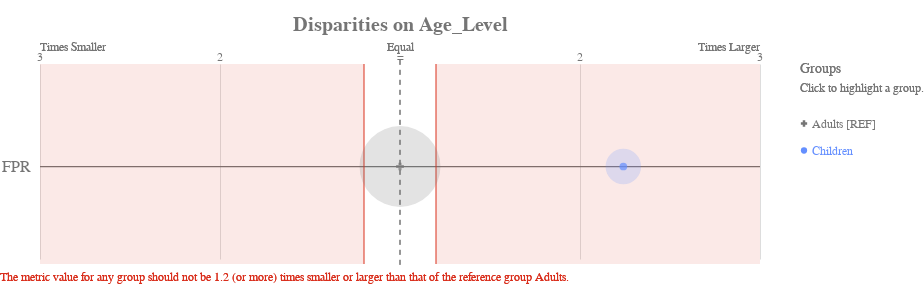

The cell this chart's notebook holds for it:
### Code cell
df_fair['score'] = xg.predict(X_test)

# get_crosstabs returns a dataframe of the group counts and group value bias metrics.
xtab, _ = g.get_crosstabs(df_fair, attr_cols=attributes_to_audit)
bdf = b.get_disparity_predefined_groups(xtab, original_df=df_fair, ref_groups_dict=attributes_and_reference_groups)

ap.disparity(bdf, metrics, 'Age_Level', fairness_threshold = disparity_tolerance)

### Figure 1 — Vega-Lite specification as saved in the notebook (floating-point values rounded to 4 significant figures)
{"config": {"view": {"continuousWidth": 400, "continuousHeight": 300, "strokeWidth": 0}, "axisLeft": {"labelColor": "rgb(117,117,117)", "labelFont": "Arial", "labelFontSize": 16}, "title": {"align": "center", "baseline": "middle", "color": "rgb(117,117,117)", "font": "Arial", "fontSize": 20, "fontWeight": "bold"}}, "layer": [{"data": {"name": "data-38121450c6697f570e9bf3f18efe866c"}, "mark": {"type": "rule", "stroke": "rgb(117,117,117)", "strokeWidth": 1.25, "tooltip": ""}, "encoding": {"x": {"type": "quantitative", "field": "x", "scale": {"domain": [-2, 2], "range": [40.0, 760.0]}}, "x2": {"field": "x2"}, "y": {"type": "nominal", "axis": {"domain": false, "labelAngle": 0, "labelPadding": -30, "orient": "left", "ticks": false, "title": ""}, "field": "metric", "scale": {"domain": ["FPR"], "range": [30, 225.0]}}}}, {"data": {"name": "data-79dd248bdaa0ea02c535240e8ad022c8"}, "mark": {"type": "rule", "stroke": "rgb(117,117,117)", "strokeDash": [5, 5], "strokeWidth": 1}, "encoding": {"tooltip": {"value": "Adults [REF]"}, "x": {"value": 400.0}, "y": {"value": 20.83}, "y2": {"value": 229.2}}}, {"data": {"name": "data-c233327f4cd9b4c2df31bf8015c83e4a"}, "mark": {"type": "text", "align": "center", "color": "rgb(117,117,117)", "font": "Arial", "fontSize": 12, "fontWeight": "normal", "tooltip": ""}, "encoding": {"text": {"type": "nominal", "field": "label"}, "x": {"type": "quantitative", "field": "value", "scale": {"domain": [-2, 2], "range": [40.0, 760.0]}}, "y": {"value": 17.5}}}, {"layer": [{"mark": {"type": "text", "align": "left", "fill": "rgb(117,117,117)", "font": "Arial", "fontSize": 12, "fontWeight": "normal", "tooltip": ""}, "encoding": {"text": {"value": "Times Smaller"}, "x": {"value": 40.0}, "y": {"value": 7.5}}}, {"mark": {"type": "text", "align": "right", "fill": "rgb(117,117,117)", "font": "Arial", "fontSize": 12, "fontWeight": "normal", "tooltip": ""}, "encoding": {"text": {"value": "Times Larger"}, "x": {"value": 760.0}, "y": {"value": 7.5}}}, {"mark": {"type": "text", "align": "center", "fill": "rgb(117,117,117)", "font": "Arial", "fontSize": 12, "fontWeight": "normal", "tooltip": ""}, "encoding": {"text": {"value": "Equal"}, "x": {"value": 400.0}, "y": {"value": 7.5}}}], "data": {"name": "data-79dd248bdaa0ea02c535240e8ad022c8"}}, {"layer": [{"mark": {"type": "rule", "opacity": 0.8, "stroke": "rgb(217, 46, 28)", "strokeWidth": 1.25, "tooltip": ""}, "encoding": {"x": {"type": "quantitative", "field": "min", "scale": {"domain": [-2, 2], "range": [40.0, 760.0]}}, "y": {"value": 25.0}, "y2": {"value": 225.0}}}, {"mark": {"type": "rule", "opacity": 0.8, "stroke": "rgb(217, 46, 28)", "strokeWidth": 1.25, "tooltip": ""}, "encoding": {"x": {"type": "quantitative", "field": "max", "scale": {"domain": [-2, 2], "range": [40.0, 760.0]}}, "y": {"value": 25.0}, "y2": {"value": 225.0}}}, {"layer": [{"mark": {"type": "rect", "fill": "rgb(217, 46, 28)", "opacity": 0.1, "tooltip": ""}, "encoding": {"x": {"type": "quantitative", "field": "min", "scale": {"domain": [-2, 2], "range": [40.0, 760.0]}}, "x2": {"field": "lower_end"}, "y": {"value": 25.0}, "y2": {"value": 225.0}}}, {"mark": {"type": "rect", "fill": "rgb(217, 46, 28)", "opacity": 0.1, "tooltip": ""}, "encoding": {"x": {"type": "quantitative", "field": "max", "scale": {"domain": [-2, 2], "range": [40.0, 760.0]}}, "x2": {"field": "upper_end"}, "y": {"value": 25.0}, "y2": {"value": 225.0}}}]}, {"data": {"name": "data-79dd248bdaa0ea02c535240e8ad022c8"}, "mark": {"type": "text", "align": "left", "baseline": "top", "fill": "rgb(217, 46, 28)", "font": "Arial", "fontSize": 12, "fontWeight": "normal", "tooltip": ""}, "encoding": {"text": {"value": "The metric value for any group should not be 1.2 (or more) times smaller or larger than that of the reference group Adults."}, "x": {"value": 0}, "y": {"value": 233.3}}}], "data": {"name": "data-25f3550964acc203f87c85ed125cfad2"}}, {"layer": [{"mark": "circle"}, {"data": {"name": "data-e431c55e6c3e08b6cfd69a413db35a12"}, "mark": {"type": "circle", "opacity": 0.2}, "encoding": {"color": {"condition": {"type": "nominal", "field": "attribute_value", "legend": null, "scale": {"domain": ["Adults", "Children"], "range": ["rgb(117,117,117)", "rgb(100, 143, 255)", "rgb(254, 97, 0)", "rgb(220, 38, 127)", "rgb(255, 176, 0)", "rgb(120, 94, 240)"]}, "selection": "selector009"}, "value": "rgb(224,224,224)"}, "size": {"type": "quantitative", "field": "group_size", "legend": null, "scale": {"domain": [0, 224.4], "range": [0, 7854.0]}}, "tooltip": [{"type": "nominal", "field": "attribute_value", "title": "Group"}, {"type": "nominal", "field": "tooltip_group_size", "title": "Group Size"}, {"type": "nominal", "field": "tooltip_disparity_explanation_fpr", "title": "Disparity"}, {"type": "quantitative", "field": "fpr", "format": ".2f", "title": "FPR"}], "x": {"type": "quantitative", "axis": {"domain": false, "labels": false, "ticks": false, "title": null, "values": [1, 2, -2, -1]}, "field": "fpr_disparity_scaled", "scale": {"domain": [-2, 2], "range": [40.0, 760.0]}}, "y": {"type": "nominal", "axis": {"domain": false, "grid": false, "labels": false, "ticks": false, "title": " "}, "field": "metric_variable", "scale": {"domain": ["FPR"], "range": [30, 225.0]}}}, "selection": {"selector011": {"type": "multi", "empty": "all", "fields": ["attribute_value"]}}, "transform": [{"calculate": "'FPR'", "as": "metric_variable"}]}, {"layer": [{"mark": "point"}, {"data": {"name": "data-e431c55e6c3e08b6cfd69a413db35a12"}, "mark": {"type": "point", "filled": true, "size": 60}, "encoding": {"color": {"condition": {"type": "nominal", "field": "attribute_value", "legend": null, "scale": {"domain": ["Adults", "Children"], "range": ["rgb(117,117,117)", "rgb(100, 143, 255)", "rgb(254, 97, 0)", "rgb(220, 38, 127)", "rgb(255, 176, 0)", "rgb(120, 94, 240)"]}, "selection": "selector009"}, "value": "rgb(224,224,224)"}, "shape": {"type": "nominal", "field": "attribute_value", "legend": null, "scale": {"domain": ["Adults", "Children"], "range": ["cross", "circle"]}}, "tooltip": [{"type": "nominal", "field": "attribute_value", "title": "Group"}, {"type": "nominal", "field": "tooltip_group_size", "title": "Group Size"}, {"type": "nominal", "field": "tooltip_disparity_explanation_fpr", "title": "Disparity"}, {"type": "quantitative", "field": "fpr", "format": ".2f", "title": "FPR"}], "x": {"type": "quantitative", "axis": {"domain": false, "labels": false, "ticks": false, "title": null, "values": [1, 2, -2, -1]}, "field": "fpr_disparity_scaled", "scale": {"domain": [-2, 2], "range": [40.0, 760.0]}}, "y": {"type": "nominal", "axis": {"domain": false, "grid": false, "labels": false, "ticks": false, "title": " "}, "field": "metric_variable", "scale": {"domain": ["FPR"], "range": [30, 225.0]}}}, "selection": {"selector010": {"type": "multi", "empty": "all", "fields": ["attribute_value"]}}, "transform": [{"calculate": "'FPR'", "as": "metric_variable"}]}]}]}, {"layer": [{"mark": {"type": "point", "filled": true, "opacity": 1, "size": 39.48}, "encoding": {"color": {"condition": {"type": "nominal", "field": "attribute_value", "legend": null, "scale": {"domain": ["Adults", "Children"], "range": ["rgb(117,117,117)", "rgb(100, 143, 255)", "rgb(254, 97, 0)", "rgb(220, 38, 127)", "rgb(255, 176, 0)", "rgb(120, 94, 240)"]}, "selection": "selector009"}, "value": "rgb(224,224,224)"}, "shape": {"type": "nominal", "field": "attribute_value", "legend": null, "scale": {"domain": ["Adults", "Children"], "range": ["cross", "circle"]}}, "x": {"value": 804}, "y": {"type": "nominal", "axis": {"domain": false, "grid": false, "labels": false, "ticks": false, "title": " "}, "field": "attribute_value", "scale": {"domain": ["Adults", "Children"], "range": [71, 125]}}}, "selection": {"selector009": {"type": "multi", "empty": "all", "fields": ["attribute_value"]}}}, {"mark": {"type": "text", "align": "left", "baseline": "middle", "font": "Arial", "fontSize": 12, "fontWeight": "normal"}, "encoding": {"color": {"condition": {"type": "nominal", "field": "attribute_value", "legend": null, "scale": {"domain": ["Adults", "Children"], "range": ["rgb(117,117,117)", "rgb(100, 143, 255)", "rgb(254, 97, 0)", "rgb(220, 38, 127)", "rgb(255, 176, 0)", "rgb(120, 94, 240)"]}, "selection": "selector009"}, "value": "rgb(224,224,224)"}, "text": {"type": "nominal", "field": "label"}, "x": {"value": 812}, "y": {"type": "nominal", "axis": {"domain": false, "grid": false, "labels": false, "ticks": false, "title": " "}, "field": "attribute_value", "scale": {"domain": ["Adults", "Children"], "range": [71, 125]}}}, "selection": {"selector012": {"type": "multi", "empty": "all", "fields": ["attribute_value"]}}}, {"data": {"name": "data-79dd248bdaa0ea02c535240e8ad022c8"}, "mark": {"type": "text", "align": "left", "baseline": "middle", "color": "rgb(117,117,117)", "font": "Arial", "fontSize": 12, "fontWeight": "normal"}, "encoding": {"text": {"value": "Click to highlight a group."}, "x": {"value": 800}, "y": {"value": 49}}}, {"data": {"name": "data-79dd248bdaa0ea02c535240e8ad022c8"}, "mark": {"type": "text", "align": "left", "baseline": "middle", "color": "rgb(117,117,117)", "font": "Arial", "fontSize": 14, "fontWeight": "normal"}, "encoding": {"text": {"value": "Groups"}, "x": {"value": 800}, "y": {"value": 30}}}], "data": {"name": "data-5633874912c6de05621e650b4de11111"}}], "height": 250, "padding": {"top": 15, "bottom": 10}, "resolve": {"scale": {"size": "independent", "y": "independent"}}, "title": "Disparities on Age_Level", "width": 800, "$schema": "https://vega.github.io/schema/vega-lite/v4.8.1.json", "datasets": {"data-38121450c6697f570e9bf3f18efe866c": [{"metric": "FPR", "x": -2, "x2": 2}], "data-79dd248bdaa0ea02c535240e8ad022c8": [{"a": 1, "b": 0}, {"a": 1, "b": 0}], "data-c233327f4cd9b4c2df31bf8015c83e4a": [{"value": 1, "label": 2}, {"value": 2, "label": 3}, {"value": -2, "label": 3}, {"value": -1, "label": 2}, {"value": 0, "label": "="}], "data-25f3550964acc203f87c85ed125cfad2": [{"min": -0.2, "max": 0.2, "lower_end": -2, "upper_end": 2}], "data-e431c55e6c3e08b6cfd69a413db35a12": [{"attribute_name": "Age_Level", "attribute_value": "Adults", "group_size": 187, "total_entities": 223, "fpr": 0.07438, "fpr_disparity": 1.0, "fpr_disparity_scaled": 0.0, "tooltip_group_size": "187 (83.86%)", "tooltip_disparity_explanation_fpr": "Reference group"}, {"attribute_name": "Age_Level", "attribute_value": "Children", "group_size": 36, "total_entities": 223, "fpr": 0.1667, "fpr_disparity": 2.241, "fpr_disparity_scaled": 1.241, "tooltip_group_size": "36 (16.14%)", "tooltip_disparity_explanation_fpr": "2.24 times larger FPR than the reference group"}], "data-5633874912c6de05621e650b4de11111": [{"attribute_value": "Adults", "label": "Adults [REF]"}, {"attribute_value": "Children", "label": "Children"}]}}
